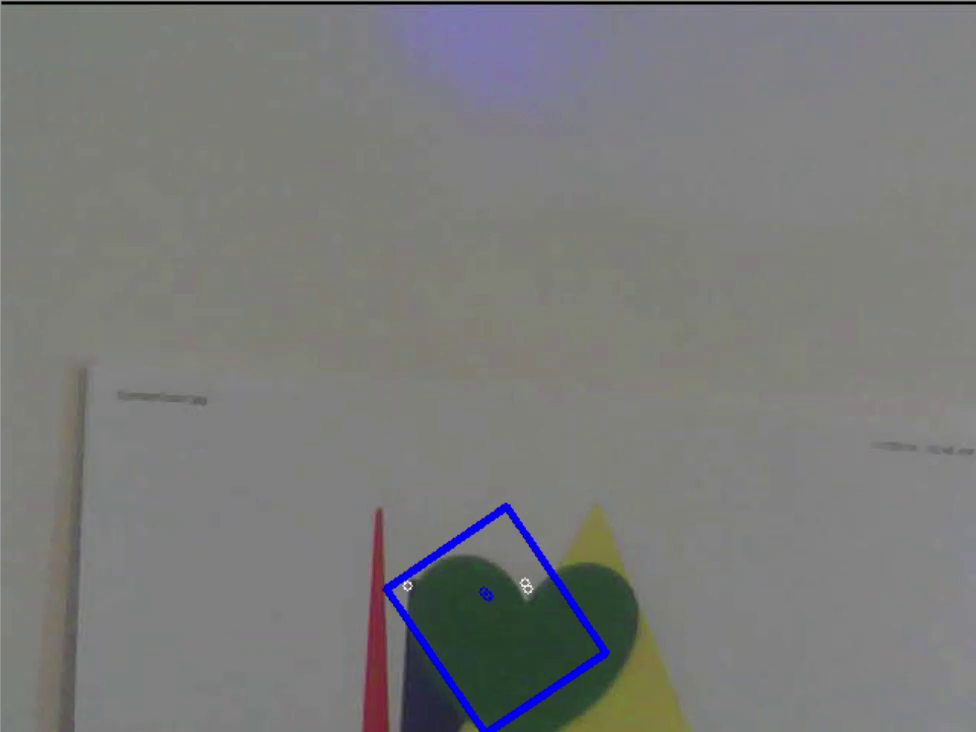
#> input picture frame 25 of Video Files/Color-Light-CMT.mp4, 976 x 732 px, given in place of Gray-Stuff.avi, which was not available
$ python testfile.py   (older library calls are emulated)
#> lines starting #> are read from the running program, lines starting #| are printed output that depends on the picture; after the words box and inside, x2 and y2 are one past the last pixel; in counts of white or black regions, pixels touching at a corner belong together; pictures that were not available may be replaced by others from this repository, and a replacement may not be noted
# Chelsea Greene and Marcus Rivera

# import the necessary packages
import cv2

# load the video
camera = cv2.VideoCapture('C:\Video Files-20161209T025004Z\Video Files\Flight Videos_ Grayscale Symbol\Gray-Stuff.avi')

# Method for specifying encoder, using old CV method, reqired for OpenCV 2.4.13
# fourcc = cv2.cv.CV_FOURCC('D', 'I', 'V', 'X')

# Important Note: If the source video is *not* 30FPS, or 720x480px,
# you must update the fields as appropriate (-1 may only work in Windows environments)
out = cv2.VideoWriter('Gray-Stuff-output.avi',-1, 30.0, (640,480), True)


# keep looping
while True:
    # grab the current frame and initialize the status text
    (grabbed, frame) = camera.read()
#> frame is the input picture: shape (732, 976, 3); mean B, G, R 121.7, 122.5, 122
    status = "Seeking Targets..."

    # check to see if we have reached the end of the
    # video
    if not grabbed:
        break

    # convert the frame to grayscale, blur it, and detect edges
    gray = cv2.cvtColor(frame, cv2.COLOR_BGR2GRAY)
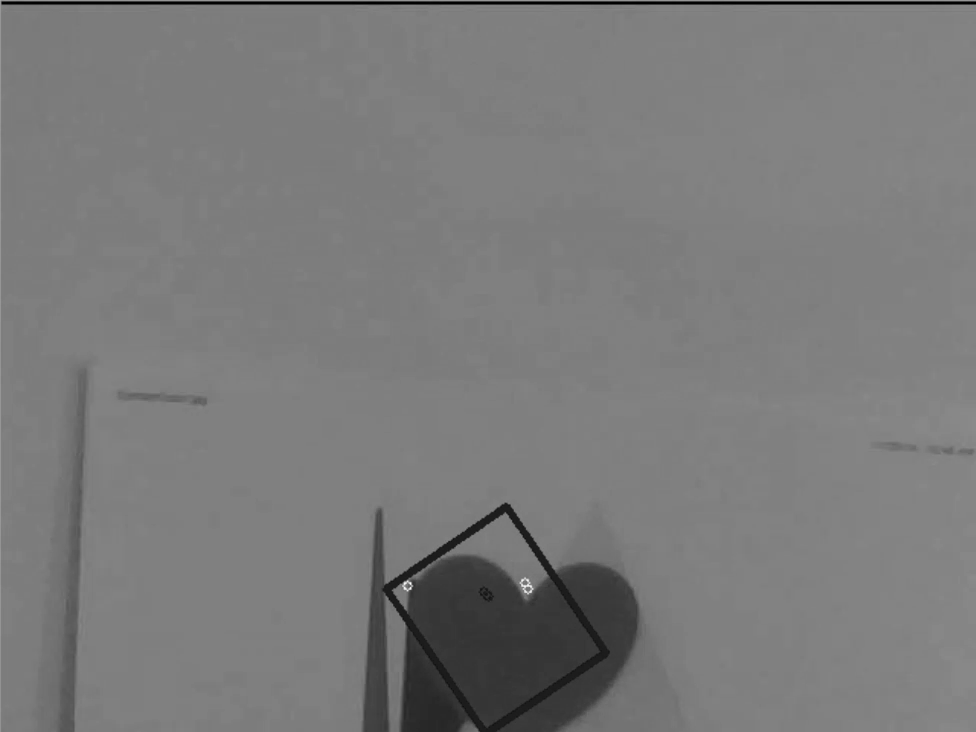
#> gray: shape (732, 976); min 0, max 254, mean 122.2
    blurred = cv2.GaussianBlur(gray, (7, 7), 0)
    edged = cv2.Canny(blurred, 50, 150)
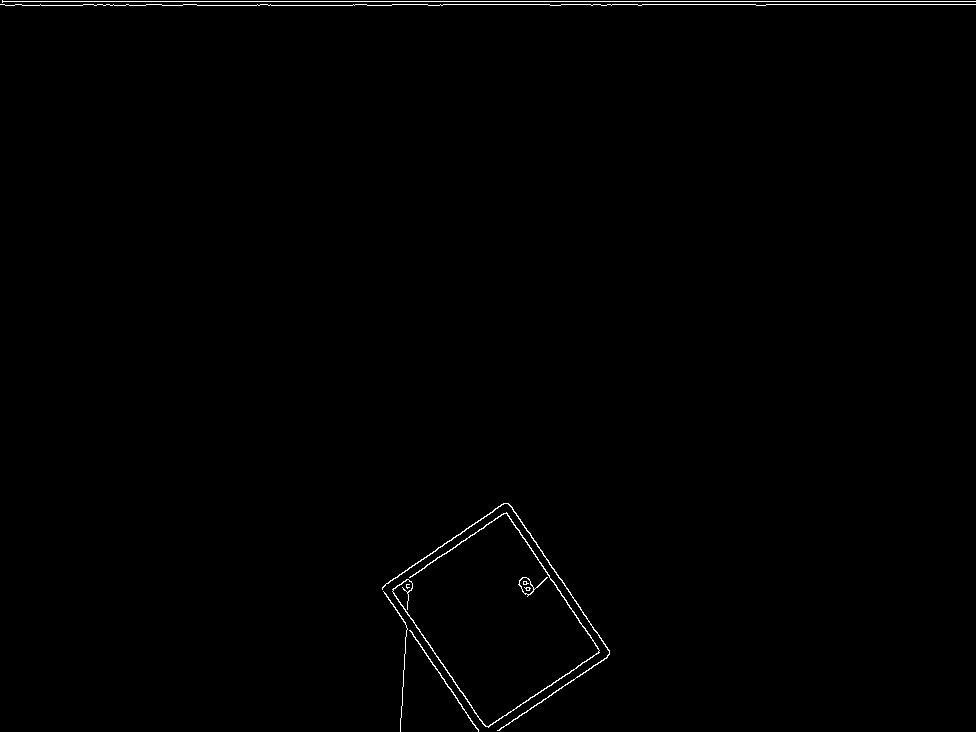
#> edged: shape (732, 976); 0.55% white in thin lines or dots

    # find contours in the edge map
    (cnts, _) = cv2.findContours(edged.copy(), cv2.RETR_EXTERNAL,
                                 cv2.CHAIN_APPROX_SIMPLE)
#> cnts = 8 contours, 3 with area under 20; largest, box (x1, y1, x2, y2) and area: (392, 512, 600, 728) 318, (382, 503, 610, 731) 243, (518, 577, 548, 597) 185, (409, 630, 479, 732) 66, (383, 591, 408, 732) 21

    # loop over the contours
    for c in cnts:
        # approximate the contour
        peri = cv2.arcLength(c, True)
        approx = cv2.approxPolyDP(c, 0.01 * peri, True)

        # ensure that the approximated contour is "roughly" rectangular
        if  len(approx) > 2:
            # compute the bounding box of the approximated contour and
            # use the bounding box to compute the aspect ratio
            (x, y, w, h) = cv2.boundingRect(approx)
            aspectRatio = w / float(h)

            # compute the solidity of the original contour
            area = cv2.contourArea(c)
            hullArea = cv2.contourArea(cv2.convexHull(c))
            solidity = area / float(hullArea)

            # compute whether or not the width and height, solidity, and
            # aspect ratio of the contour falls within appropriate bounds
            keepDims = w > 25 and h > 25
            keepSolidity = solidity > 0.9
            keepAspectRatio = aspectRatio >= 0.8 and aspectRatio <= 1.2

            # ensure that the contour passes all our tests
            if keepDims and keepSolidity and keepAspectRatio:
                # draw an outline around the target and update the status
                # text
                cv2.drawContours(frame, [approx], -1, (0, 0, 255), 4)
                status = "Target(s) Acquired"

                # compute the center of the contour region and draw the
                # crosshairs
                M = cv2.moments(approx)
                (cX, cY) = (int(M["m10"] / M["m00"]), int(M["m01"] / M["m00"]))
                (startX, endX) = (int(cX - (w * 0.15)), int(cX + (w * 0.15)))
                (startY, endY) = (int(cY - (h * 0.15)), int(cY + (h * 0.15)))
                cv2.line(frame, (startX, cY), (endX, cY), (0, 0, 255), 3)
                cv2.line(frame, (cX, startY), (cX, endY), (0, 0, 255), 3)
#> this loop made 8 passes
#> (peri, approx, x, y, w, h, aspectRatio, area) on pass 2: (305.7, [[383, 591], [407, 628], [400, 731], [407, 628]], 383, 591, 25, 141, 0.177, 21)
#> (peri, x, y, w, h, aspectRatio, area, hullArea) on passes 4 to 6: (93.54, 518, 577, 30, 20, 1.5, 185, 313.5), (1371, 392, 512, 208, 216, 0.963, 318.5, 23632), (998.2, 382, 503, 228, 228, 1, 243, 27113.5)

    # draw the status text on the frame
    cv2.putText(frame, status, (20, 30), cv2.FONT_HERSHEY_SIMPLEX, 0.5,
                (0, 0, 255), 2)
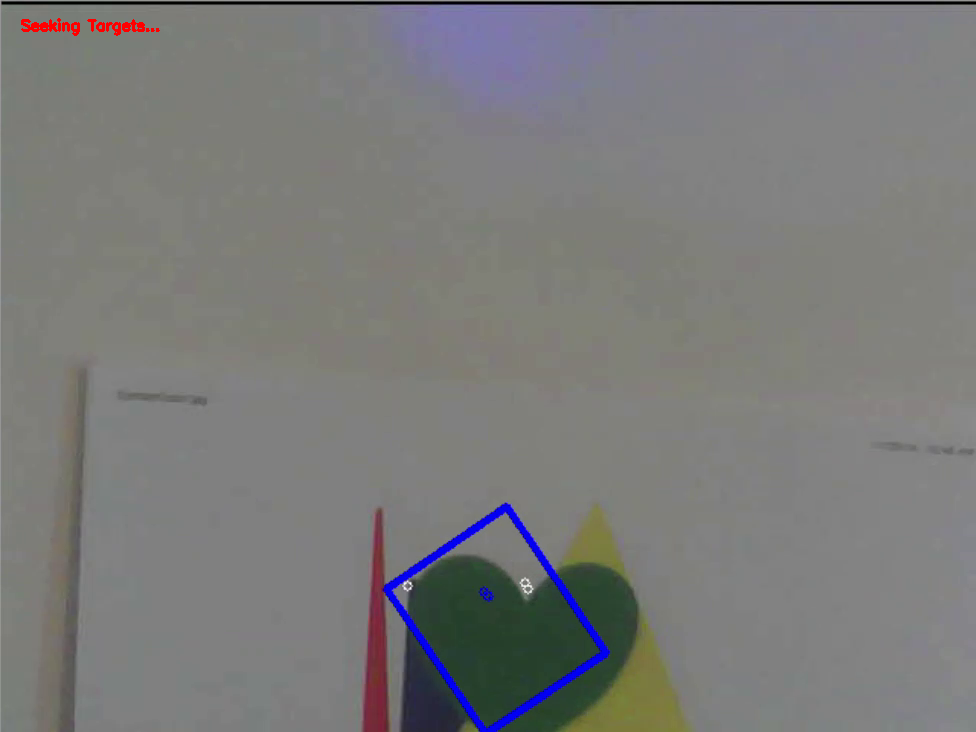
#> frame: shape (732, 976, 3); 0.13% of pixels changed, all inside (x1, y1, x2, y2) = (21, 18, 160, 36)

    # show the frame and record if a key is pressed
    cv2.imshow("Frame", frame)
    key = cv2.waitKey(1) & 0xFF
#> (key q is pressed here)

    # send the frame to encoder
    out.write(frame)

    # quit when the 'q' key is pressed, exiting the loop
    if key == ord("q"):
        break

# cleanup the camera and close any open windows
cv2.destroyAllWindows()
camera.release()
out.release()

$ run again, starting later in the video
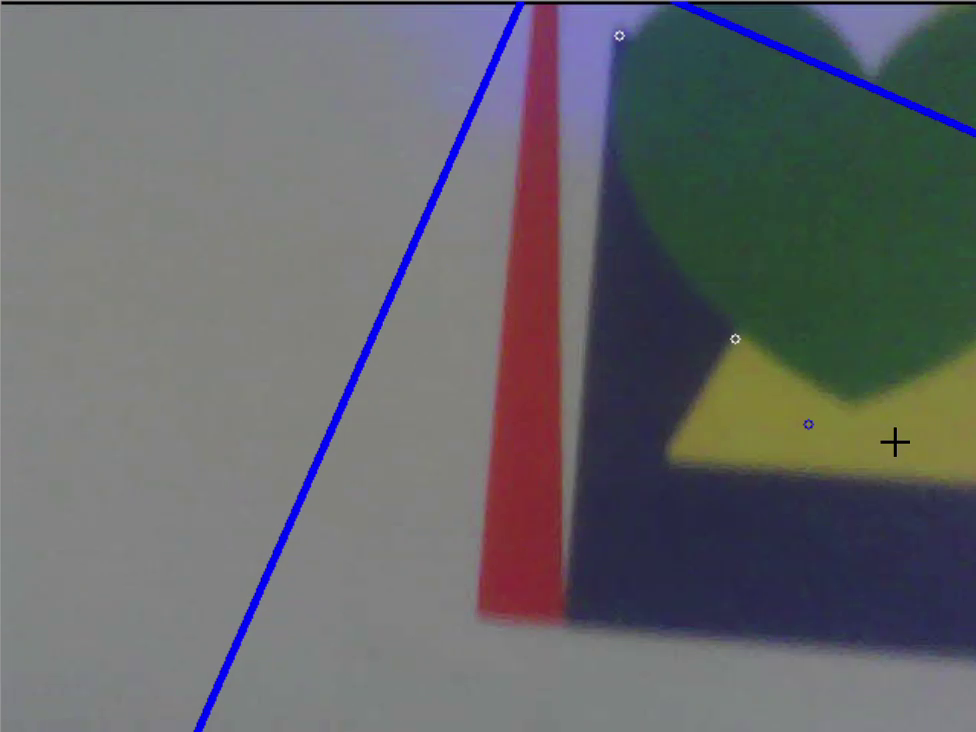
#> input picture frame 114 of Video Files/Color-Light-CMT.mp4, 976 x 732 px, given in place of Gray-Stuff.avi, which was not available
#> frame is the input picture: shape (732, 976, 3); mean B, G, R 105.9, 102.9, 101.8
#> `edged = cv2.Canny(blurred, 50, 150)`:
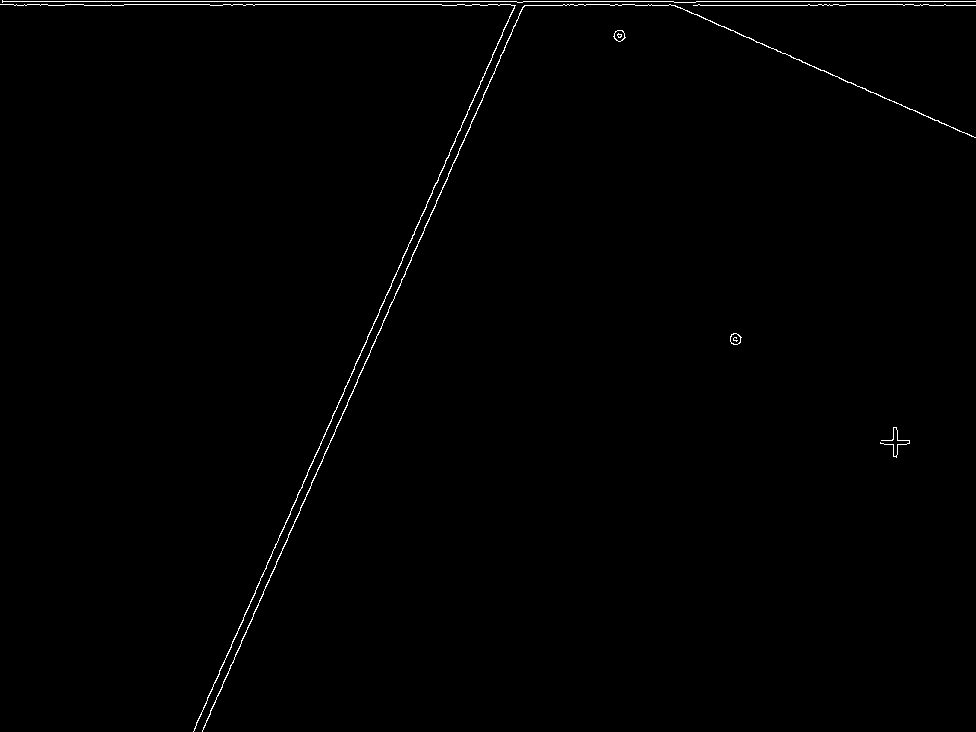
#> edged: shape (732, 976); 0.63% white in thin lines or dots
#> cnts = 7 contours, 3 with area under 20; largest, box (x1, y1, x2, y2) and area: (202, 4, 976, 732) 348, (0, 4, 516, 732) 245, (730, 333, 742, 345) 94, (613, 30, 626, 42) 94
#> the loop `for c in cnts:` made 7 passes
#> (peri, approx, x, y, w, h, aspectRatio, area) on pass 6: (2772.4, [[515, 5], [0, 4], [514, 6], [193, 731]], 0, 4, 516, 728, 0.709, 245)
#> `cv2.putText(frame, status, (20, 30), cv2.FONT_HERSHEY_SIMPLEX, 0.5, (0..`:
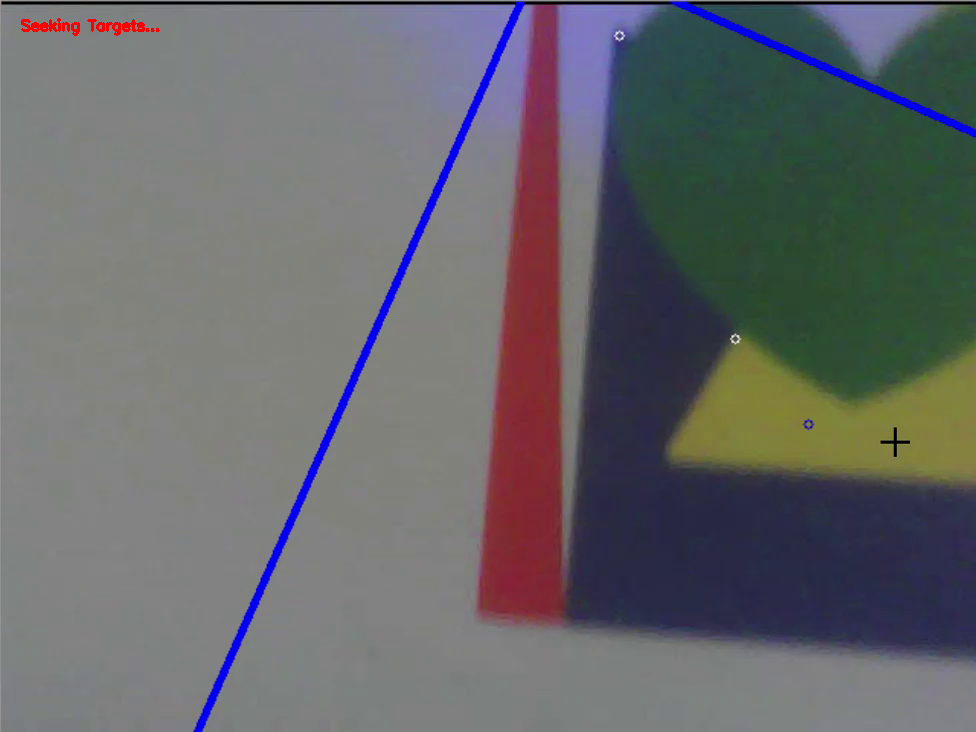
#> frame: shape (732, 976, 3); 0.13% of pixels changed, all inside (x1, y1, x2, y2) = (21, 18, 160, 36)
